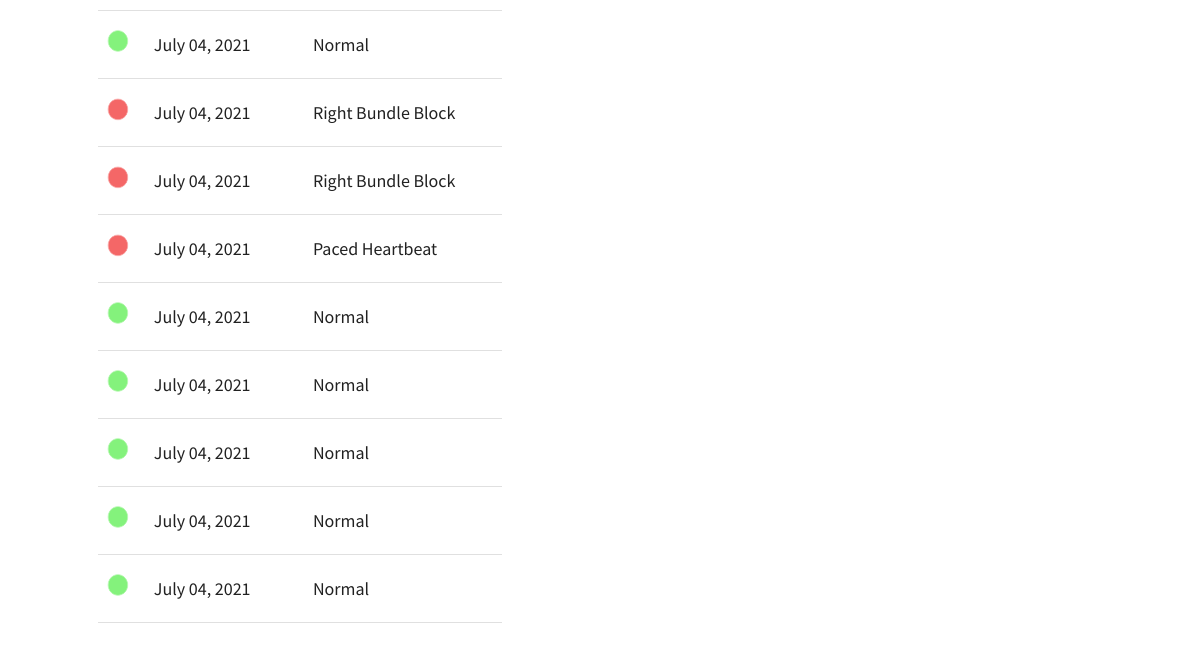
Before: /results (signed in, lower part) with the older database file.
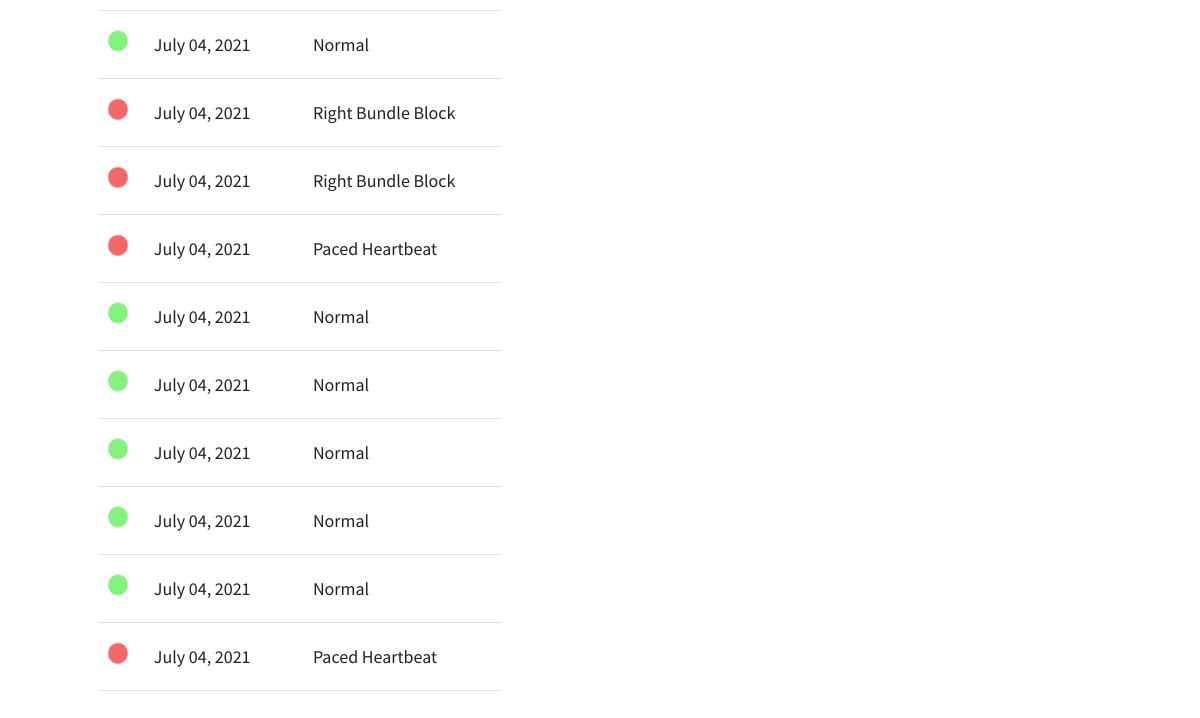
After: the same page with the newer database file.
### contents/models.py (models this page shows, shortened)
class TestResult(db.Model):
    id = db.Column(db.Integer, primary_key=True)
    result = db.Column(db.String(100), nullable=False)
    date_test = db.Column(db.DateTime, nullable=False)
    user_id = db.Column(db.Integer, db.ForeignKey('users.id'), nullable=False)

### contents/routes.py (the view)
@app.route('/results')
def results():
    test_results = TestResult.query.all()
    if TestResult.query.filter_by(user_id=current_user.id).first():
        return render_template('results.html', test_results=test_results)
    else:
        return render_template('results.html', test_results=test_results, count = 0)

### contents/models.py (called while the page is built)
@login_manager.user_loader
def load_user(user_id):
    return Users.query.get(int(user_id))

### contents/templates/results.html (shortened to what this page needs)
{%  extends 'base.html' %}
{% block body %}
    <div>
        <div class="row">
            <div class="col l6">
                <div id="results-box" class="container">
                    {% if count == 0 %}
                        <h3>Oops..No test records found</h3>
                    {% else %}
                        <table>
                        {% for res in test_results %}
                        {% if current_user.id == res.user_id %}
                            <tr class="data-row">
                                {% if res.result == 'Normal' %}
                                    <td>
                                        <img src="../static/images/Bubble-01.png" width="30px" height="30px">
                                    </td>
                                {% else %}
                                    <td>
                                        <img src="../static/images/Bubble-02.png" width="30px" height="30px">
                                    </td>
                                {% endif %}
                                <td>{{ res.date_test.strftime("%B %d, %Y") }}</td>
                                <td>{{ res.result }}</td>
                            </tr>
                        {% endif %}
                        {% endfor %}
                    {% endif %}
                    </table>
                </div>
            </div>
        </div>
    </div>
{% endblock %}

### contents/templates/base.html (shortened to what this page needs)
<!DOCTYPE html>
<html lang="en">
<head>
    <link rel="stylesheet" type="text/css" href="{{ url_for('static', filename='css/materialize.min.css') }}">
    <link rel="stylesheet" type="text/css" href="{{ url_for('static', filename='css/hover-min.css') }}">
    <link rel="stylesheet" type="text/css" href="{{ url_for('static', filename='css/style.css') }}">
</head>
<body>
    {% block body %}{% endblock %}
</body>
</html>

### contents/static/css/style.css (style rules this page uses)
body { margin: 0; font-family: "Source Sans Pro", sans-serif; user-select: none; }
#results-box { padding: 5% 0; }
table { margin-top: 50px; }

Changed rows visible on the page:
added TestResult: date_test "July 04, 2021", result "Paced Heartbeat"
